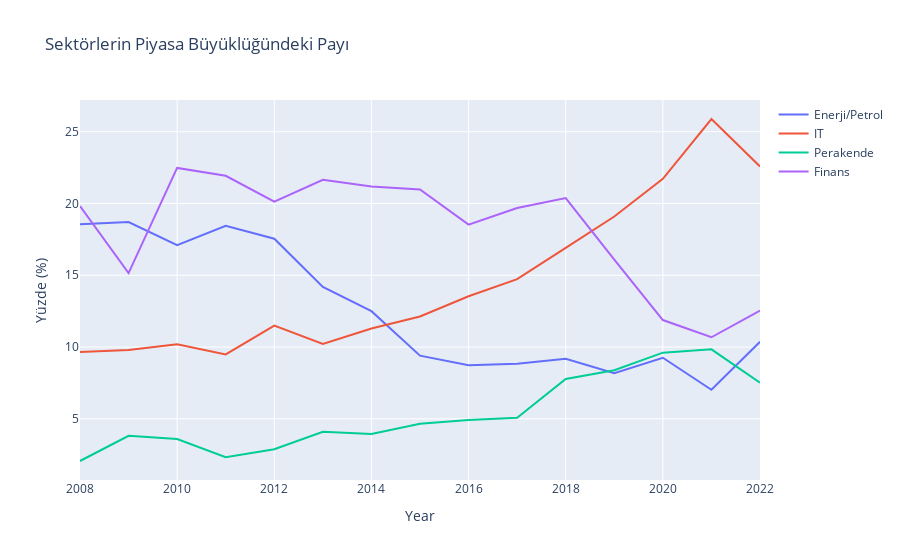

Notebook code for this chart:
### Code cell
total_market_value = data_set.groupby(['Year'])['Market_Value'].sum()

banking_mv = data_set[data_set['Industry'] == 'Banking'].groupby(['Year'])['Market_Value'].sum()/total_market_value
fin_mv = data_set[data_set['Industry'] == 'Diversified Financials'].groupby(['Year'])['Market_Value'].sum()/total_market_value
finans_mv = (banking_mv + fin_mv)

it_mv = data_set[data_set['Industry'] == 'IT Software & Services'].groupby(['Year'])['Market_Value'].sum()/total_market_value
tek_mv = data_set[data_set['Industry'] == 'Technology Hardware & Equipment'].groupby(['Year'])['Market_Value'].sum()/total_market_value
tech_mv = (it_mv + tek_mv)

oil_mv = data_set[data_set['Industry'] == 'Oil & Gas Operations'].groupby(['Year'])['Market_Value'].sum()/total_market_value
retail_mv = data_set[data_set['Industry'] == 'Retailing'].groupby(['Year'])['Market_Value'].sum()/total_market_value



fig = go.Figure()

fig.add_trace(go.Scatter(x=total_market_value.index, y=oil_mv*100, mode='lines', name='Enerji/Petrol'))
fig.add_trace(go.Scatter(x=total_market_value.index, y=tech_mv*100, mode='lines', name='IT'))
fig.add_trace(go.Scatter(x=total_market_value.index, y=retail_mv*100, mode='lines', name='Perakende'))
fig.add_trace(go.Scatter(x=total_market_value.index, y=finans_mv*100, mode='lines', name='Finans'))

fig.update_layout(
    title='Sektörlerin Piyasa Büyüklüğündeki Payı',
    xaxis_title='Year',
    yaxis_title='Yüzde (%)',
)

fig.show()

### Figure 1 — Plotly figure (JSON) as saved in the notebook; plotly's stock layout.template omitted (floating-point values rounded to 4 significant figures)
{"data": [{"mode": "lines", "name": "Enerji/Petrol", "type": "scatter", "x": [2008, 2009, 2010, 2011, 2012, 2013, 2014, 2015, 2016, 2017, 2018, 2019, 2020, 2021, 2022], "y": [18.55, 18.71, 17.09, 18.44, 17.54, 14.18, 12.5, 9.398, 8.734, 8.838, 9.187, 8.169, 9.251, 7.022, 10.36]}, {"mode": "lines", "name": "IT", "type": "scatter", "x": [2008, 2009, 2010, 2011, 2012, 2013, 2014, 2015, 2016, 2017, 2018, 2019, 2020, 2021, 2022], "y": [9.651, 9.793, 10.19, 9.481, 11.49, 10.21, 11.29, 12.13, 13.53, 14.73, 16.91, 19.09, 21.72, 25.89, 22.58]}, {"mode": "lines", "name": "Perakende", "type": "scatter", "x": [2008, 2009, 2010, 2011, 2012, 2013, 2014, 2015, 2016, 2017, 2018, 2019, 2020, 2021, 2022], "y": [2.059, 3.815, 3.586, 2.33, 2.875, 4.1, 3.948, 4.65, 4.912, 5.07, 7.768, 8.387, 9.608, 9.838, 7.51]}, {"mode": "lines", "name": "Finans", "type": "scatter", "x": [2008, 2009, 2010, 2011, 2012, 2013, 2014, 2015, 2016, 2017, 2018, 2019, 2020, 2021, 2022], "y": [19.81, 15.15, 22.48, 21.93, 20.13, 21.65, 21.19, 20.98, 18.53, 19.69, 20.38, 16.08, 11.88, 10.68, 12.54]}], "layout": {"title": {"text": "Sektörlerin Piyasa Büyüklüğündeki Payı"}, "xaxis": {"title": {"text": "Year"}}, "yaxis": {"title": {"text": "Yüzde (%)"}}}}
